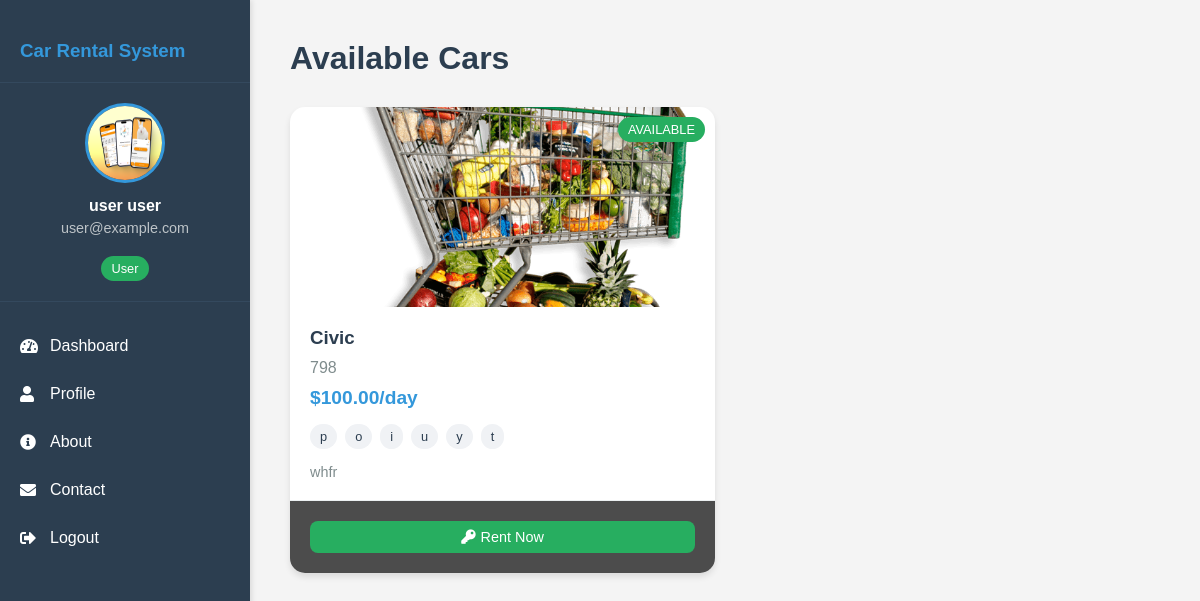
/dashboard/ (signed in), run on an earlier commit of the app's database.
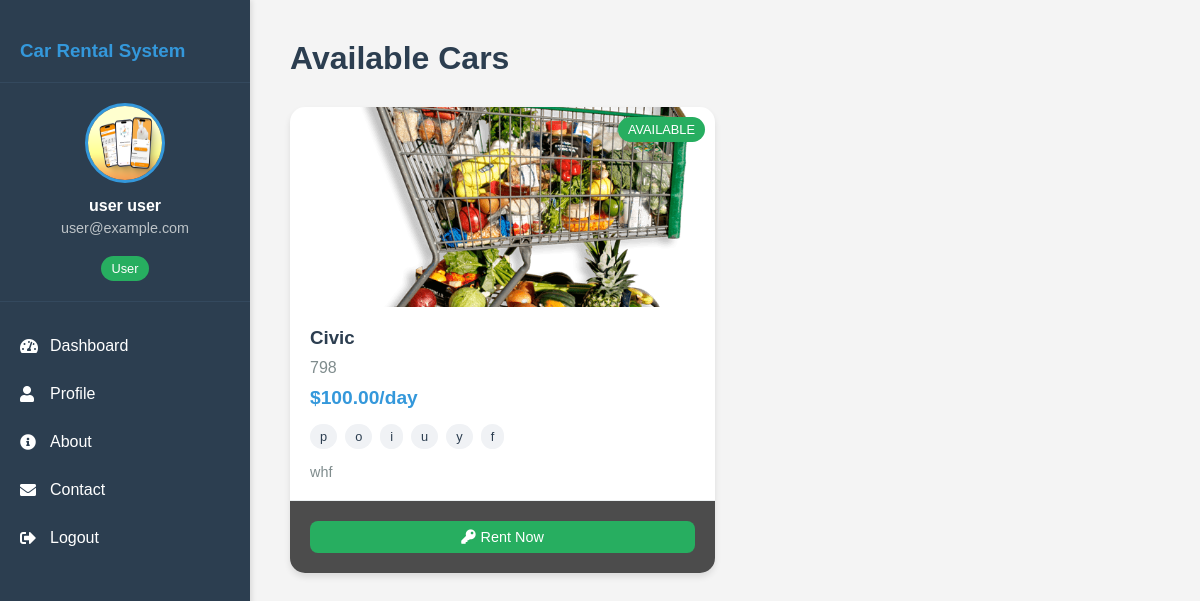
And on a later commit of the database.
### myapp/models.py (models this page shows, shortened)
class User(AbstractUser):
    profile_picture = models.ImageField(upload_to='profile_pictures/', null=True, blank=True)
    role = models.ForeignKey(Role, on_delete=models.SET_NULL, null=True)
    groups = models.ManyToManyField(
        Group,
        verbose_name=_('groups'),
        blank=True,
        related_name='custom_user_set'
    )
    user_permissions = models.ManyToManyField(
        Permission,
        verbose_name=_('user permissions'),
        blank=True,
        related_name='custom_user_set'
    )

class Car(models.Model):
    STATUS_CHOICES = [
        ('available', 'Available'),
        ('rented', 'Rented'),
    ]
    name = models.CharField(max_length=100)
    model = models.CharField(max_length=50)
    status = models.CharField(max_length=50, choices=STATUS_CHOICES, default='available')
    image = models.ImageField(upload_to='car_images/')
    price = models.DecimalField(max_digits=10, decimal_places=2)
    description = models.TextField()
    created_by = models.ForeignKey(User, on_delete=models.CASCADE)
    created_at = models.DateTimeField(auto_now_add=True)
    updated_at = models.DateTimeField(auto_now=True)

class CarFeature(models.Model):
    car = models.ForeignKey(Car, related_name='features', on_delete=models.CASCADE)
    feature_name = models.CharField(max_length=100)

### myapp/views.py (the view)
# urls.py: path('dashboard/', views.dashboard, name='dashboard'),
@login_required
def dashboard(request):
    cars = Car.objects.all()
    context = {
        'cars': cars,
        'is_admin': request.user.is_staff,
        'is_superuser': request.user.is_superuser
    }
    return render(request, 'myapp/dashboard.html', context)

### myapp/templates/myapp/dashboard.html (shortened to what this page needs)
{% extends 'myapp/base.html' %}
{% load static %}
{% block content %}
<div class="dashboard-container">
    <div class="dashboard-header">
        <h1>Available Cars</h1>
    </div>
    <div class="car-grid">
        {% for car in cars %}
        <div class="car-card">
                <div class="car-image">
                    <img src="{{ car.image.url }}" alt="{{ car.name }}">
                    <div class="car-status {{ car.status }}">{{ car.status|title }}</div>
                </div>
                <div class="car-details">
                    <h3>{{ car.name }}</h3>
                    <p class="car-model">{{ car.model }}</p>
                    <p class="car-price">${{ car.price }}/day</p>
                    <div class="car-features">
                        {% for feature in car.features.all %}
                        <span class="feature-tag">{{ feature.feature_name }}</span>
                        {% endfor %}
                    </div>
                    <p class="car-description">{{ car.description }}</p>
                </div>
            <div class="car-actions">
                {% if car.status == 'available' %}
                    <button class="rent-btn" onclick="rentCar({{ car.id }})">
                        <i class="fas fa-key"></i> Rent Now
                    </button>
                {% elif car.status == 'rented' %}
                    <button class="return-btn" onclick="returnCar({{ car.id }})">
                        <i class="fas fa-undo"></i> Return Car
                    </button>
                {% endif %}
            </div>
        </div>
        {% empty %}
        <div class="no-cars">
            <i class="fas fa-car"></i>
            <p>No cars available at the moment.</p>
        </div>
        {% endfor %}
    </div>
</div>
{% endblock %}

### myapp/templates/myapp/base.html (shortened to what this page needs)
{% load static %}
<!DOCTYPE html>
<html lang="en">
  <head>
    <link rel="stylesheet" href="{% static 'myapp/css/styles.css' %}" />
    <link
      rel="stylesheet"
      href="https://cdnjs.cloudflare.com/ajax/libs/font-awesome/5.15.4/css/all.min.css"
    />
  </head>
  <body>
    <div class="layout">
      {% if user.is_authenticated %}
        <div id="sidebarContainer">
          <div class="sidebar">
            <div class="sidebar-header">
              <h3>Car Rental System</h3>
            </div>
            <div class="user-info">
              {% if user.profile_picture %}
                <img src="{{ user.profile_picture.url }}" alt="Profile Picture">
              {% else %}
                <i class="fas fa-user-circle" style="font-size: 80px; color: #3498db;"></i>
              {% endif %}
              <div class="user-name">{{ user.get_full_name|default:user.username }}</div>
              <div class="user-email">{{ user.email }}</div>
              {% if user.is_superuser %}
                <div class="role-badge super-admin">Super Admin</div>
              {% elif user.is_staff %}
                <div class="role-badge admin">Admin</div>
              {% else %}
                <div class="role-badge user">User</div>
              {% endif %}
            </div>
            <ul class="menu-items">
              {% if user.is_authenticated %}
                <li>
                  <a href="{% url 'dashboard' %}">
                    <i class="fas fa-tachometer-alt"></i>
                    Dashboard
                  </a>
                </li>
                <li>
                  <a href="{% url 'profile' %}">
                    <i class="fas fa-user"></i>
                    Profile
                  </a>
                </li>
              {% endif %}
              <li>
                <a href="{% url 'about' %}">
                  <i class="fas fa-info-circle"></i>
                  About
                </a>
              </li>
              <li>
                <a href="{% url 'contact' %}">
                  <i class="fas fa-envelope"></i>
                  Contact
                </a>
              </li>
              {% if user.is_authenticated %}
                <li>
                  <a href="{% url 'logout' %}">
                    <i class="fas fa-sign-out-alt"></i>
                    Logout
                  </a>
                </li>
              {% endif %}
            </ul>
          </div>
        </div>
      {% endif %}
      <main class="main-content">
        {% block content %}{% endblock %}
      </main>
    </div>
  </body>
</html>

### myapp/static/myapp/css/styles.css (style rules this page uses)
* { margin: 0; padding: 0; box-sizing: border-box; }
body { font-family: Arial, sans-serif; background-color: #f4f4f4; }
button { width: 100%; padding: 0.8rem; background: #007bff; color: white; border: none; border-radius: 4px; cursor: pointer; }
.car-card { background: white; border-radius: 8px; overflow: hidden; position: relative; box-shadow: 0 2px 5px rgba(0, 0, 0, 0.1); }
.car-card img { width: 100%; height: 200px; object-fit: cover; }
.car-actions { display: none; position: absolute; top: 0; left: 0; right: 0; bottom: 0; background: rgba(0, 0, 0, 0.7); justify-content: center; align-items: center; gap: 1rem; }
.layout { display: flex; min-height: 100vh; }
.main-content { flex: 1; padding: 20px; margin-left: 250px; }
.sidebar { width: 250px; background: #2c3e50; color: white; position: fixed; height: 100vh; left: 0; top: 0; padding: 20px 0; box-shadow: 2px 0 5px rgba(0, 0, 0, 0.1); }
.sidebar-header { padding: 0 20px 20px; border-bottom: 1px solid rgba(255, 255, 255, 0.1); display: flex; align-items: center; gap: 10px; }

### myapp/templates/myapp/dashboard.html (style rules this page uses)
.dashboard-container { padding: 20px; }
.dashboard-header { display: flex; justify-content: space-between; align-items: center; margin-bottom: 30px; }
.dashboard-header h1 { margin: 0; color: #2c3e50; }
.car-grid { display: grid; grid-template-columns: repeat(auto-fill, minmax(300px, 1fr)); gap: 20px; }
.car-card { background: white; border-radius: 15px; overflow: hidden; box-shadow: 0 4px 6px rgba(0, 0, 0, 0.1); transition: all 0.3s ease; position: relative; }
.car-image { position: relative; height: 200px; }
.car-image img { width: 100%; height: 100%; object-fit: cover; }
.car-status { position: absolute; top: 10px; right: 10px; padding: 5px 10px; border-radius: 20px; color: white; font-size: 0.8rem; text-transform: uppercase; }
.car-status.available { background: #27ae60; }
.car-details { padding: 20px; }
.car-details h3 { margin: 0 0 10px 0; color: #2c3e50; }
.car-model { color: #7f8c8d; margin: 0 0 10px 0; }
.car-price { color: #3498db; font-size: 1.2rem; font-weight: bold; margin: 0 0 15px 0; }
.car-features { display: flex; flex-wrap: wrap; gap: 8px; margin-bottom: 15px; }
.feature-tag { background: #f0f2f5; padding: 5px 10px; border-radius: 15px; font-size: 0.8rem; color: #2c3e50; }
.car-description { color: #7f8c8d; font-size: 0.9rem; margin: 0; display: -webkit-box; -webkit-line-clamp: 3; -webkit-box-orient: vertical; overflow: hidden; }
.car-actions { padding: 20px; display: flex; gap: 10px; border-top: 1px solid #ecf0f1; position: relative; }
.car-actions button { flex: 1; padding: 8px; border: none; border-radius: 8px; cursor: pointer; display: flex; align-items: center; justify-content: center; gap: 5px; font-size: 0.9rem; transition: all 0.3s ease; }
.rent-btn { background: #27ae60; color: white; }

### myapp/templates/myapp/base.html (style rules this page uses)
body { margin: 0; font-family: Arial, sans-serif; }
.sidebar { height: 100vh; width: 250px; position: fixed; top: 0; left: 0; background: #2c3e50; padding-top: 20px; color: white; }
.sidebar-header { padding: 20px; text-align: center; border-bottom: 1px solid #34495e; }
.sidebar-header h3 { margin: 0; color: #3498db; }
.menu-items { list-style: none; padding: 0; margin: 20px 0; }
.menu-items li { padding: 15px 20px; transition: all 0.3s ease; }
.menu-items li a { color: white; text-decoration: none; display: flex; align-items: center; gap: 10px; }
.menu-items li i { width: 20px; }
.main-content { margin-left: 250px; padding: 20px; }
.role-badge { display: inline-block; padding: 5px 10px; border-radius: 15px; font-size: 0.8rem; margin-top: 10px; }
.role-badge.user { background: #27ae60; }
.user-info { padding: 20px; text-align: center; border-bottom: 1px solid #34495e; }
.user-info img { width: 80px; height: 80px; border-radius: 50%; margin-bottom: 10px; border: 3px solid #3498db; }
.user-info .user-name { font-weight: bold; margin-bottom: 5px; }
.user-info .user-email { font-size: 0.9rem; color: #bdc3c7; margin-bottom: 10px; }

What changed in the data, as far as the page shows it:
removed CarFeature: feature_name "t"
changed Car "Civic": description "whfr" → "whf"
added CarFeature: feature_name "f"
